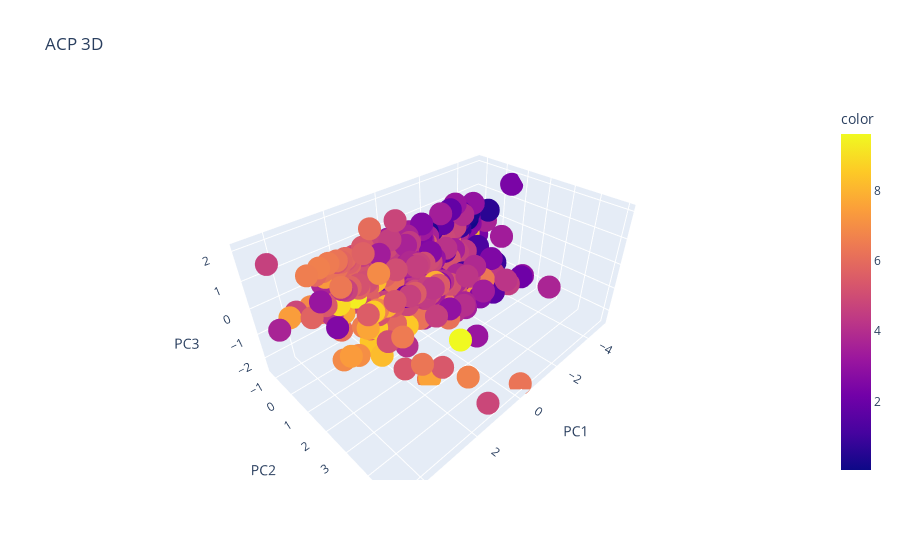

The cell this chart's notebook holds for it:
### Code cell
fig = px.scatter_3d(
    x=pca_data[:, 0],
    y=pca_data[:, 1],
    z=pca_data[:, 2],
    title="ACP 3D",
    labels={'x': 'PC1', 'y': 'PC2', 'z': 'PC3'},
    color = df["LC50"]
)
fig.show()

### Figure 1 — Plotly figure (JSON) as saved in the notebook; plotly's stock layout.template omitted (floating-point values rounded to 4 significant figures; data arrays with more than 128 entries replaced by an {"elided": "..."} marker saying what was removed)
{"data": [{"hovertemplate": "PC1=%{x}<br>PC2=%{y}<br>PC3=%{z}<br>color=%{marker.color}<extra></extra>", "legendgroup": "", "marker": {"color": {"elided": "908 float values"}, "coloraxis": "coloraxis", "symbol": "circle"}, "mode": "markers", "name": "", "scene": "scene", "showlegend": false, "type": "scatter3d", "x": {"elided": "908 float values"}, "y": {"elided": "908 float values"}, "z": {"elided": "908 float values"}}], "layout": {"coloraxis": {"colorbar": {"title": {"text": "color"}}, "colorscale": [[0, "#0d0887"], [0.1111, "#46039f"], [0.2222, "#7201a8"], [0.3333, "#9c179e"], [0.4444, "#bd3786"], [0.5556, "#d8576b"], [0.6667, "#ed7953"], [0.7778, "#fb9f3a"], [0.8889, "#fdca26"], [1, "#f0f921"]]}, "legend": {"tracegroupgap": 0}, "scene": {"domain": {"x": [0, 1], "y": [0, 1]}, "xaxis": {"title": {"text": "PC1"}}, "yaxis": {"title": {"text": "PC2"}}, "zaxis": {"title": {"text": "PC3"}}}, "title": {"text": "ACP 3D"}}}
